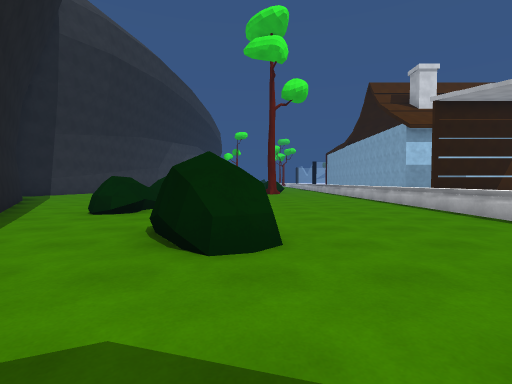
view 1 (above)

22 first-person views from a walk through a Unity game level. The camera is 1.3 m above the floor, tilts 2° down and sees 85° across. The floor is counted in squares, 2 m on a side. Each view is taken from the middle of a square. On the plan, view 1 faces up. The plan holds only what a view shows up to about 9 squares ahead; the rest is blank. The place goes on beyond the plan.

view 2
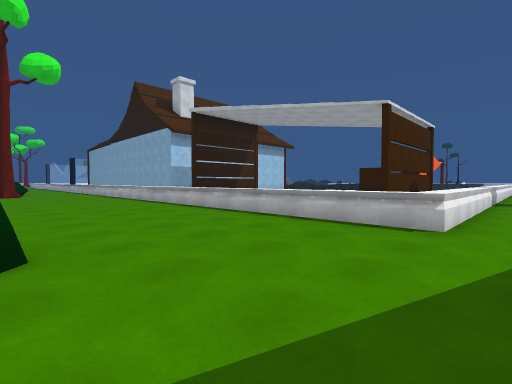

view 3
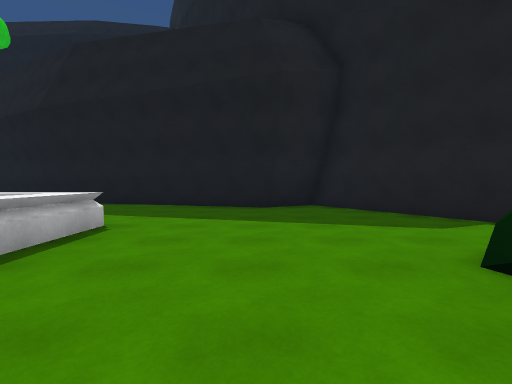

view 4
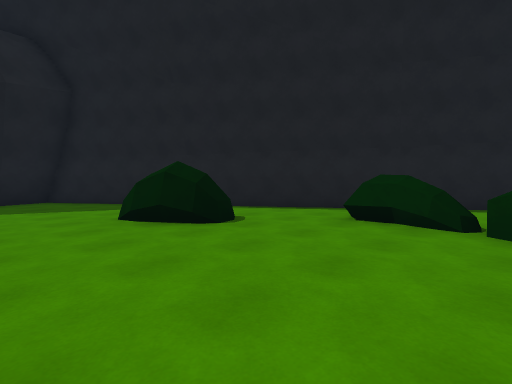

view 5
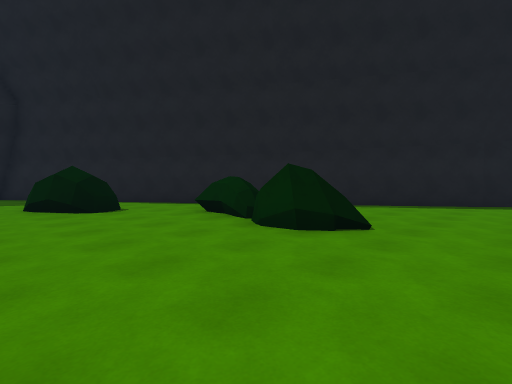

view 6
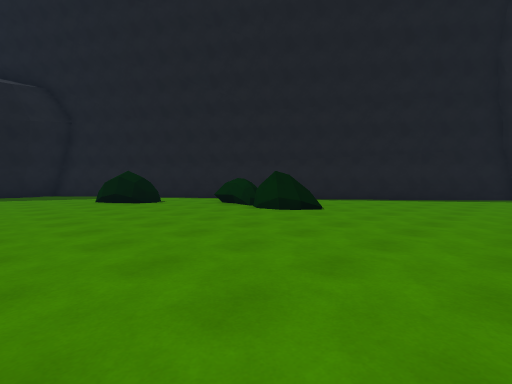

view 7
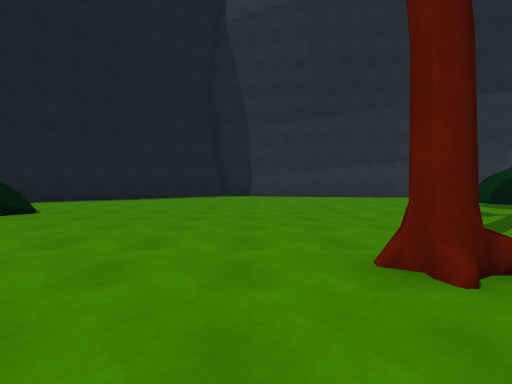

view 8
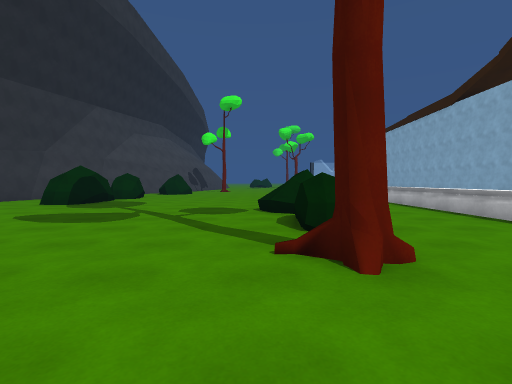

view 9
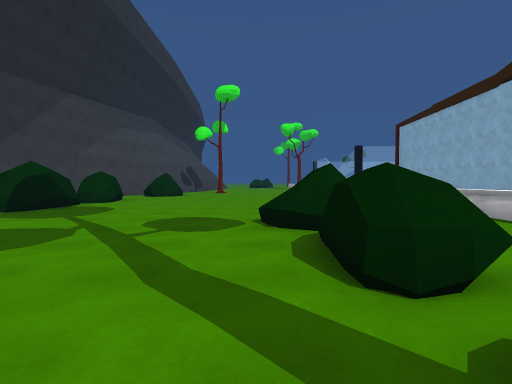

view 10
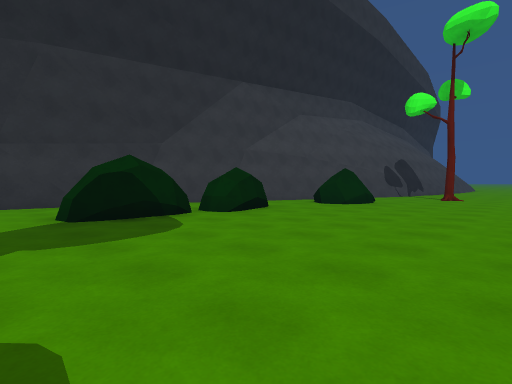

view 11
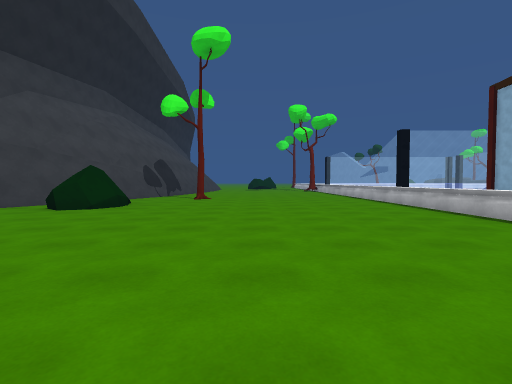

view 12
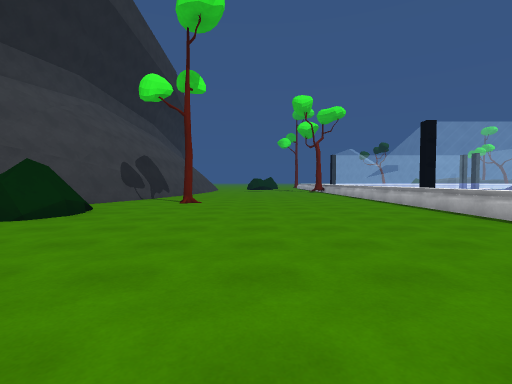

view 13
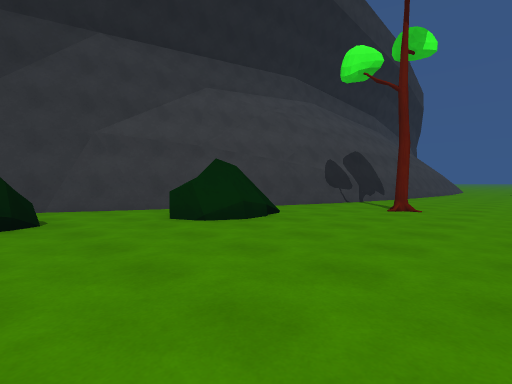

view 14
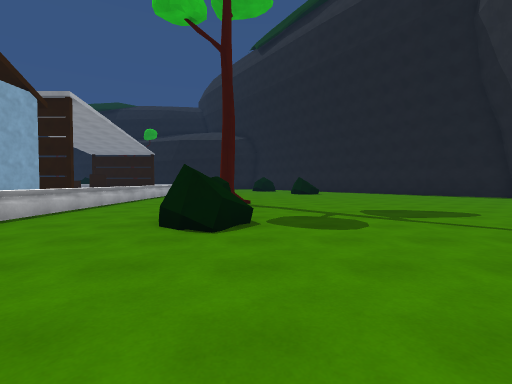

view 15
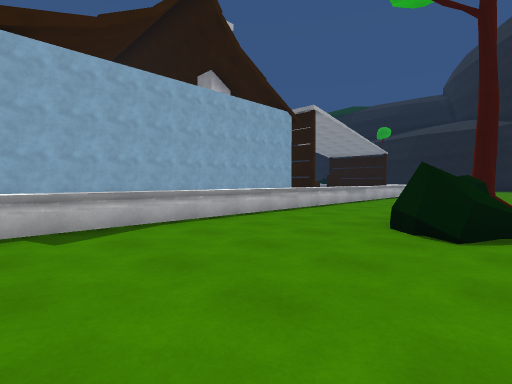

view 16
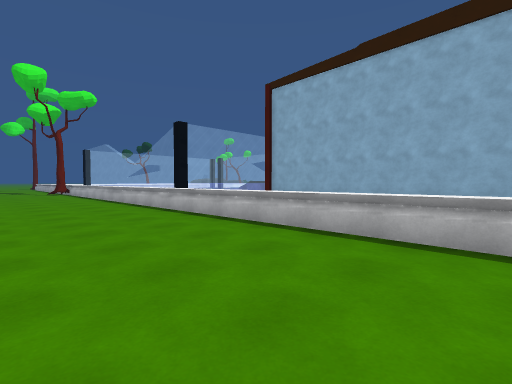

view 17
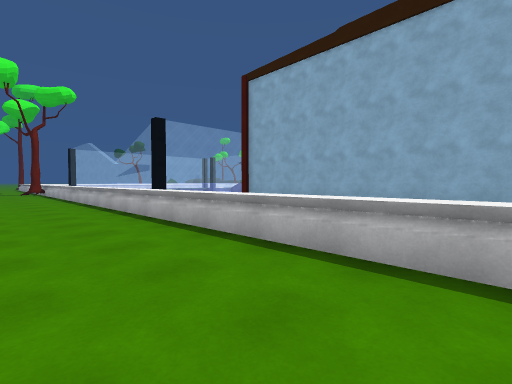

view 18
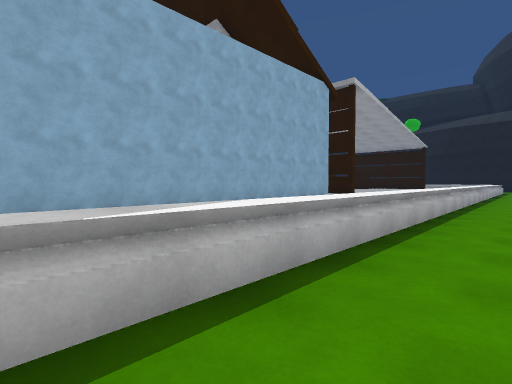

view 19
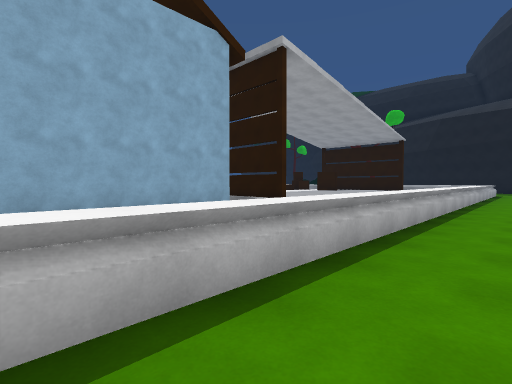

view 20
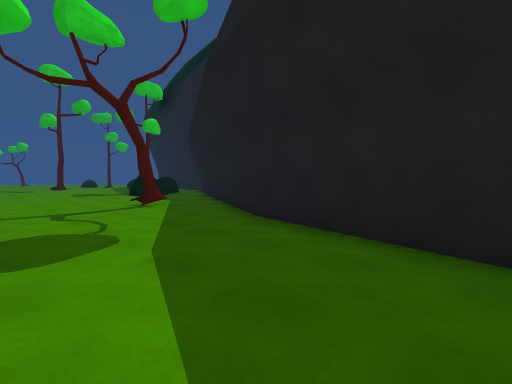

view 21
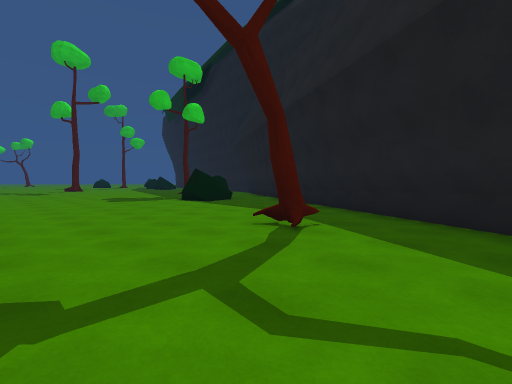

view 22
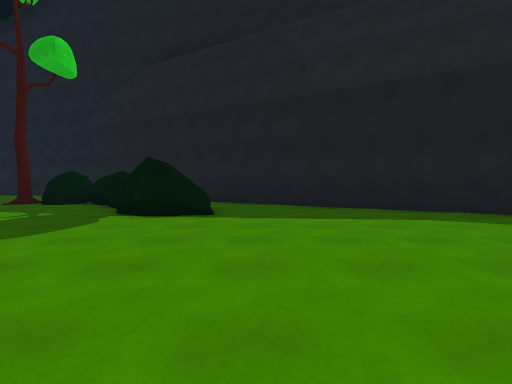

### Floor plan
Key: @ floor where view 1 was taken; # wall or solid block; . floor; / step, stairs or slope; = window, fence, low wall or low ledge; ^ raised ledge; B bush.
Columns run from 7 left of view 1 to 22 right of it. Each row starts with its distance up from view 1.
 32 ###.........
 31 ###.........
 30 ##..........=  #
 29 ##BB........=  #
 28 #.BB........=  #
 27 #...........=  #
 26 ............=  #
 25 .BB.........=  #
 24 ..B.........=  #
 23   #.........=  #
 22 .##.........=  #
 21 ............=  #
 20 ........B...=  #
 19  .......B...=  #
 18  .......B...=  #
 17  .......B...=  #
 16 ............=  #
 15 ........#...=  #
 14  ...........=
 13  ...........=
 12 ............   #==
 11 ............
 10 ............
  9 ....B.......
  8 #...BB......
  7 #...B.......=
  6 ##..B.......=
  5  ##.........=
  4   ##..BB....=
  3    #..BB....=  ###
  2    ##.......=
  1     ##......=======
  0      #.@..................
 -1      ##....................
 -2       ##...................
 -3        #######.....#.......
 -4              ###.../........
 -5                ###...........
 -6                  ###....^##...
 -7                    ###... ^...
 -8                      ##..  ##B

Positions as (right, up) in squares from view 1, and headings:
1: (0, 0), facing up
2: (0, 0), facing up-right
3: (2, 5), facing down
4: (2, 8), facing down-left
5: (1, 11), facing down-left
6: (3, 13), facing down-left
7: (3, 14), facing left
8: (0, 13), facing up
9: (0, 15), facing up
10: (0, 20), facing up-left
11: (0, 21), facing up
12: (0, 23), facing up
13: (0, 25), facing up-left
14: (0, 24), facing down
15: (0, 24), facing down-right
16: (1, 24), facing up-right
17: (2, 24), facing up-right
18: (3, 22), facing down-right
19: (3, 18), facing down-right
20: (4, 0), facing down-right
21: (9, 0), facing down-right
22: (16, 0), facing down
